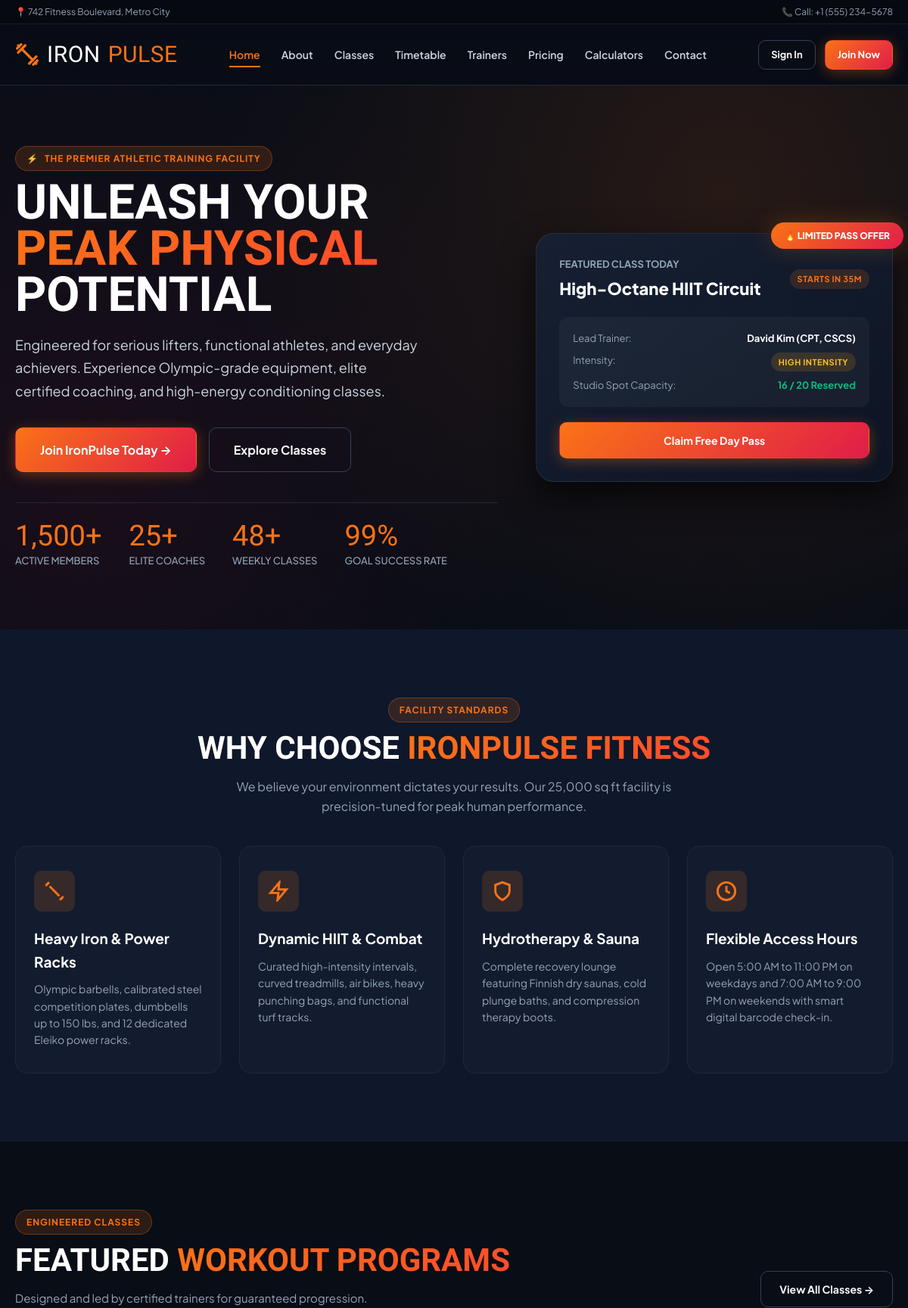
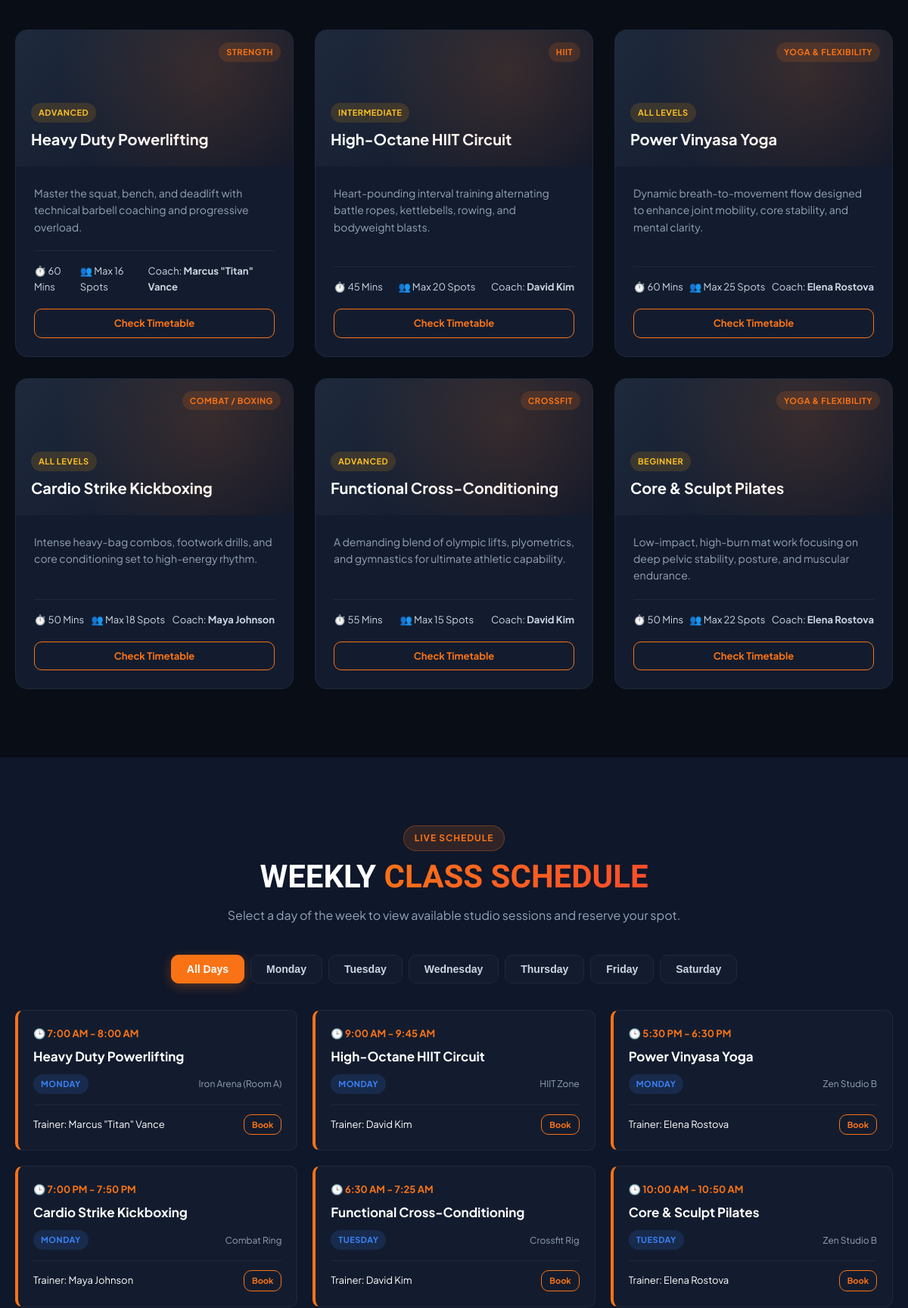
The page / (upper part) on the database its author committed (2 pictures, top to bottom).
### tables this page shows
CREATE TABLE `classes` (
  `id` INT AUTO_INCREMENT PRIMARY KEY,
  `name` VARCHAR(120) NOT NULL,
  `category` ENUM('Strength', 'Cardio', 'HIIT', 'Yoga & Flexibility', 'Combat / Boxing', 'Crossfit') NOT NULL DEFAULT 'Strength',
  `trainer_id` INT DEFAULT NULL,
  `description` TEXT DEFAULT NULL,
  `duration_minutes` INT NOT NULL DEFAULT 60,
  `capacity` INT NOT NULL DEFAULT 20,
  `intensity` ENUM('Beginner', 'Intermediate', 'Advanced', 'All Levels') NOT NULL DEFAULT 'All Levels',
  `image` VARCHAR(255) DEFAULT 'class-default.jpg',
  `status` ENUM('active', 'inactive') NOT NULL DEFAULT 'active',
  `created_at` TIMESTAMP DEFAULT CURRENT_TIMESTAMP,
  FOREIGN KEY (`trainer_id`) REFERENCES `trainers` (`id`) ON DELETE SET NULL
);

CREATE TABLE `trainers` (
  `id` INT AUTO_INCREMENT PRIMARY KEY,
  `name` VARCHAR(100) NOT NULL,
  `specialty` VARCHAR(150) NOT NULL,
  `bio` TEXT DEFAULT NULL,
  `experience_years` INT DEFAULT 3,
  `email` VARCHAR(120) DEFAULT NULL,
  `phone` VARCHAR(30) DEFAULT NULL,
  `photo` VARCHAR(255) DEFAULT 'default-trainer.png',
  `social_instagram` VARCHAR(100) DEFAULT NULL,
  `social_linkedin` VARCHAR(100) DEFAULT NULL,
  `status` ENUM('active', 'inactive') NOT NULL DEFAULT 'active',
  `created_at` TIMESTAMP DEFAULT CURRENT_TIMESTAMP
);

CREATE TABLE `class_schedules` (
  `id` INT AUTO_INCREMENT PRIMARY KEY,
  `class_id` INT NOT NULL,
  `day_of_week` ENUM('Monday', 'Tuesday', 'Wednesday', 'Thursday', 'Friday', 'Saturday', 'Sunday') NOT NULL,
  `start_time` TIME NOT NULL,
  `end_time` TIME NOT NULL,
  `room` VARCHAR(80) DEFAULT 'Main Studio A',
  `created_at` TIMESTAMP DEFAULT CURRENT_TIMESTAMP,
  FOREIGN KEY (`class_id`) REFERENCES `classes` (`id`) ON DELETE CASCADE
);

### config/config.php (called while the page is built, shortened)
<?php
function url($path = '') {
    $cleanPath = ltrim($path, '/');
    return BASE_URL . ($cleanPath ? '/' . $cleanPath : '');
}
function e($string) {
    return htmlspecialchars((string)$string, ENT_QUOTES, 'UTF-8');
}
function format_time($timeStr) {
    $time = strtotime($timeStr);
    return $time ? date('g:i A', $time) : '-';
}

### index.php (the view, shortened to what this page needs)
<?php
require_once __DIR__ . '/config/config.php';
$classes = [];
$schedules = [];
try {
    $db = getDB();
    if ($db) {
        $stmt = $db->query("
            SELECT c.*, t.name AS trainer_name
            FROM classes c
            LEFT JOIN trainers t ON c.trainer_id = t.id
            WHERE c.status = 'active'
            ORDER BY c.id ASC LIMIT 6
        ");
        $classes = $stmt->fetchAll();
        $stmt = $db->query("
            SELECT s.*, c.name AS class_name, c.category, c.intensity, t.name AS trainer_name
            FROM class_schedules s
            JOIN classes c ON s.class_id = c.id
            LEFT JOIN trainers t ON c.trainer_id = t.id
            ORDER BY FIELD(s.day_of_week, 'Monday', 'Tuesday', 'Wednesday', 'Thursday', 'Friday', 'Saturday', 'Sunday'), s.start_time ASC
            LIMIT 12
        ");
        $schedules = $stmt->fetchAll();
    }
} catch (Exception $e) {
}
require_once __DIR__ . '/includes/header.php';
?>
<section class="hero-section">
    <div class="container hero-grid">
        <div class="hero-content">
            <div class="section-tag">
                <span>⚡</span> The Premier Athletic Training Facility
            </div>
            <h1>
                UNLEASH YOUR <span class="text-gradient">PEAK PHYSICAL</span> POTENTIAL
            </h1>
            <p>
                Engineered for serious lifters, functional athletes, and everyday achievers. Experience Olympic-grade equipment, elite certified coaching, and high-energy conditioning classes.
            </p>
            <div class="hero-buttons">
                <a href="<?= url('register.php') ?>" class="btn btn-primary btn-lg">
                    Join IronPulse Today &rarr;
                </a>
                <a href="<?= url('classes.php') ?>" class="btn btn-outline btn-lg">
                    Explore Classes
                </a>
            </div>
            <div class="hero-stats">
                <div class="stat-item">
                    <div class="stat-num">1,500+</div>
                    <div class="stat-label">Active Members</div>
                </div>
                <div class="stat-item">
                    <div class="stat-num">25+</div>
                    <div class="stat-label">Elite Coaches</div>
                </div>
                <div class="stat-item">
                    <div class="stat-num">48+</div>
                    <div class="stat-label">Weekly Classes</div>
                </div>
                <div class="stat-item">
                    <div class="stat-num">99%</div>
                    <div class="stat-label">Goal Success Rate</div>
                </div>
            </div>
        </div>
        <div class="hero-visual">
            <div class="hero-card-main">
                <div class="hero-glow-badge">🔥 LIMITED PASS OFFER</div>
                <div style="display: flex; align-items: center; justify-content: space-between; margin-bottom: 20px;">
                    <div>
                        <div style="font-size: 13px; color: var(--text-muted); text-transform: uppercase; font-weight: 700;">Featured Class Today</div>
                        <h3 style="font-size: 22px; font-weight: 800; color: #fff; margin-top: 4px;">High-Octane HIIT Circuit</h3>
                    </div>
                    <span class="badge badge-primary">Starts in 35m</span>
                </div>
                <div style="background: rgba(255, 255, 255, 0.04); border-radius: 12px; padding: 18px; margin-bottom: 20px;">
                    <div style="display: flex; justify-content: space-between; margin-bottom: 8px; font-size: 13px;">
                        <span style="color: var(--text-muted);">Lead Trainer:</span>
                        <strong style="color: #fff;">David Kim (CPT, CSCS)</strong>
                    </div>
                    <div style="display: flex; justify-content: space-between; margin-bottom: 8px; font-size: 13px;">
                        <span style="color: var(--text-muted);">Intensity:</span>
                        <span class="badge badge-warning">High Intensity</span>
                    </div>
                    <div style="display: flex; justify-content: space-between; font-size: 13px;">
                        <span style="color: var(--text-muted);">Studio Spot Capacity:</span>
                        <strong style="color: var(--accent);">16 / 20 Reserved</strong>
                    </div>
                </div>
                <div style="display: flex; gap: 10px;">
                    <a href="<?= url('register.php') ?>" class="btn btn-primary btn-block">Claim Free Day Pass</a>
                </div>
            </div>
        </div>
    </div>
</section>
<section class="features-section">
    <div class="container">
        <div class="text-center">
            <div class="section-tag">Facility Standards</div>
            <h2 class="section-title">WHY CHOOSE <span class="text-gradient">IRONPULSE FITNESS</span></h2>
            <p class="section-subtitle mx-auto">
                We believe your environment dictates your results. Our 25,000 sq ft facility is precision-tuned for peak human performance.
            </p>
        </div>
        <div class="features-grid">
            <div class="feature-card">
                <div class="feature-icon">
                    <svg width="28" height="28" viewBox="0 0 24 24" fill="none" stroke="currentColor" stroke-width="2.5"><path d="m6.5 6.5 11 11"/><path d="m21 21-1-1"/><path d="m3 3 1 1"/><path d="m18 22 4-4"/><path d="m2 6 4-4"/></svg>
                </div>
                <h3>Heavy Iron & Power Racks</h3>
                <p>Olympic barbells, calibrated steel competition plates, dumbbells up to 150 lbs, and 12 dedicated Eleiko power racks.</p>
            </div>
            <div class="feature-card">
                <div class="feature-icon">
                    <svg width="28" height="28" viewBox="0 0 24 24" fill="none" stroke="currentColor" stroke-width="2.5"><polygon points="13 2 3 14 12 14 11 22 21 10 12 10 13 2"/></svg>
                </div>
                <h3>Dynamic HIIT & Combat</h3>
                <p>Curated high-intensity intervals, curved treadmills, air bikes, heavy punching bags, and functional turf tracks.</p>
            </div>
            <div class="feature-card">
                <div class="feature-icon">
                    <svg width="28" height="28" viewBox="0 0 24 24" fill="none" stroke="currentColor" stroke-width="2.5"><path d="M12 22s8-4 8-10V5l-8-3-8 3v7c0 6 8 10 8 10z"/></svg>
                </div>
                <h3>Hydrotherapy & Sauna</h3>
                <p>Complete recovery lounge featuring Finnish dry saunas, cold plunge baths, and compression therapy boots.</p>
            </div>
            <div class="feature-card">
                <div class="feature-icon">
                    <svg width="28" height="28" viewBox="0 0 24 24" fill="none" stroke="currentColor" stroke-width="2.5"><circle cx="12" cy="12" r="10"/><polyline points="12 6 12 12 16 14"/></svg>
                </div>
                <h3>Flexible Access Hours</h3>
                <p>Open 5:00 AM to 11:00 PM on weekdays and 7:00 AM to 9:00 PM on weekends with smart digital barcode check-in.</p>
            </div>
        </div>
    </div>
</section>
<section class="classes-section" id="classes">
    <div class="container">
        <div style="display: flex; justify-content: space-between; align-items: flex-end; margin-bottom: 40px; flex-wrap: wrap; gap: 20px;">
            <div>
                <div class="section-tag">Engineered Classes</div>
                <h2 class="section-title">FEATURED <span class="text-gradient">WORKOUT PROGRAMS</span></h2>
                <p style="color: var(--text-muted); font-size: 15px; margin: 0;">Designed and led by certified trainers for guaranteed progression.</p>
            </div>
            <a href="<?= url('classes.php') ?>" class="btn btn-outline">View All Classes &rarr;</a>
        </div>
        <div class="class-grid">
            <?php if (!empty($classes)): ?>
                <?php foreach ($classes as $class): ?>
                    <div class="class-card">
                        <div class="class-card-header">
                            <div class="class-header-art"></div>
                            <span class="badge badge-primary class-badge"><?= e($class['category']) ?></span>
                            <div>
                                <span class="badge badge-warning" style="margin-bottom: 6px;"><?= e($class['intensity']) ?></span>
                                <h3 style="color: #fff; font-size: 20px; font-weight: 700;"><?= e($class['name']) ?></h3>
                            </div>
                        </div>
                        <div class="class-card-body">
                            <p class="class-desc"><?= e($class['description']) ?></p>
                            <div class="class-meta">
                                <span>⏱️ <?= (int)$class['duration_minutes'] ?> Mins</span>
                                <span>👥 Max <?= (int)$class['capacity'] ?> Spots</span>
                                <span>Coach: <strong><?= e($class['trainer_name'] ?? 'Staff') ?></strong></span>
                            </div>
                            <div style="margin-top: 18px;">
                                <a href="<?= url('timetable.php') ?>" class="btn btn-outline-primary btn-block btn-sm">Check Timetable</a>
                            </div>
                        </div>
                    </div>
                <?php endforeach; ?>
            <?php endif; ?>
        </div>
    </div>
</section>
<section class="timetable-section">
    <div class="container">
        <div class="text-center">
            <div class="section-tag">Live Schedule</div>
            <h2 class="section-title">WEEKLY <span class="text-gradient">CLASS SCHEDULE</span></h2>
            <p class="section-subtitle mx-auto">Select a day of the week to view available studio sessions and reserve your spot.</p>
            <div class="day-tabs">
                <button class="day-tab active" data-day="all">All Days</button>
                <button class="day-tab" data-day="Monday">Monday</button>
                <button class="day-tab" data-day="Tuesday">Tuesday</button>
                <button class="day-tab" data-day="Wednesday">Wednesday</button>
                <button class="day-tab" data-day="Thursday">Thursday</button>
                <button class="day-tab" data-day="Friday">Friday</button>
                <button class="day-tab" data-day="Saturday">Saturday</button>
            </div>
        </div>
        <div class="timetable-grid">
            <?php if (!empty($schedules)): ?>
                <?php foreach ($schedules as $sched): ?>
                    <div class="timetable-card" data-day="<?= e($sched['day_of_week']) ?>">
                        <div class="timetable-time">
                            <span>🕒 <?= format_time($sched['start_time']) ?> - <?= format_time($sched['end_time']) ?></span>
                        </div>
                        <div class="timetable-class-name"><?= e($sched['class_name']) ?></div>
                        <div style="display: flex; justify-content: space-between; align-items: center; margin-top: 10px;">
                            <span class="badge badge-info"><?= e($sched['day_of_week']) ?></span>
                            <span style="font-size: 12px; color: var(--text-muted);"><?= e($sched['room']) ?></span>
                        </div>
                        <div style="margin-top: 14px; padding-top: 12px; border-top: 1px solid var(--border-subtle); display: flex; justify-content: space-between; align-items: center;">
                            <span style="font-size: 13px; color: #fff;">Trainer: <?= e($sched['trainer_name'] ?? 'Coach') ?></span>
                            <a href="<?= url('member/book-class.php') ?>" class="btn btn-outline-primary btn-sm" style="padding: 4px 10px; font-size: 11px;">Book</a>
                        </div>
                    </div>
                <?php endforeach; ?>
            <?php else: ?>
                <div style="grid-column: 1 / -1; text-align: center; color: var(--text-muted); padding: 30px;">
                    Timetable entries will show after running <a href="<?= url('install.php') ?>" style="color: var(--primary);">install.php</a>.
                </div>
            <?php endif; ?>
        </div>
    </div>
</section>
<?php require_once __DIR__ . '/includes/footer.php'; ?>

### rows shown on the page
classes: category "STRENGTH", intensity "ADVANCED", name "Heavy Duty Powerlifting", description "Master the squat, bench, and deadlift with technical barbell coaching and progressive overload.", duration_minutes "60", capacity "16", trainer.name "Marcus \"Titan\" Vance"
classes: category "HIIT", intensity "INTERMEDIATE", name "High-Octane HIIT Circuit", description "Heart-pounding interval training alternating battle ropes, kettlebells, rowing, and bodyweight blasts.", duration_minutes "45", capacity "20", trainer.name "David Kim"
classes: category "YOGA & FLEXIBILITY", intensity "ALL LEVELS", name "Power Vinyasa Yoga", description "Dynamic breath-to-movement flow designed to enhance joint mobility, core stability, and mental clarity.", duration_minutes "60", capacity "25", trainer.name "Elena Rostova"
classes: category "COMBAT / BOXING", intensity "ALL LEVELS", name "Cardio Strike Kickboxing", description "Intense heavy-bag combos, footwork drills, and core conditioning set to high-energy rhythm.", duration_minutes "50", capacity "18", trainer.name "Maya Johnson"
classes: category "CROSSFIT", intensity "ADVANCED", name "Functional Cross-Conditioning", description "A demanding blend of olympic lifts, plyometrics, and gymnastics for ultimate athletic capability.", duration_minutes "55", capacity "15", trainer.name "David Kim"
classes: category "YOGA & FLEXIBILITY", intensity "BEGINNER", name "Core & Sculpt Pilates", description "Low-impact, high-burn mat work focusing on deep pelvic stability, posture, and muscular endurance.", duration_minutes "50", capacity "22", trainer.name "Elena Rostova"
class_schedules: start_time "7:00 AM", end_time "8:00 AM", class.name "Heavy Duty Powerlifting", day_of_week "MONDAY", room "Iron Arena (Room A)", trainers.name "Marcus \"Titan\" Vance"
class_schedules: start_time "9:00 AM", end_time "9:45 AM", class.name "High-Octane HIIT Circuit", day_of_week "MONDAY", room "HIIT Zone", trainers.name "David Kim"
class_schedules: start_time "5:30 PM", end_time "6:30 PM", class.name "Power Vinyasa Yoga", day_of_week "MONDAY", room "Zen Studio B", trainers.name "Elena Rostova"
class_schedules: start_time "7:00 PM", end_time "7:50 PM", class.name "Cardio Strike Kickboxing", day_of_week "MONDAY", room "Combat Ring", trainers.name "Maya Johnson"
class_schedules: start_time "6:30 AM", end_time "7:25 AM", class.name "Functional Cross-Conditioning", day_of_week "TUESDAY", room "Crossfit Rig", trainers.name "David Kim"
class_schedules: start_time "10:00 AM", end_time "10:50 AM", class.name "Core & Sculpt Pilates", day_of_week "TUESDAY", room "Zen Studio B", trainers.name "Elena Rostova"
